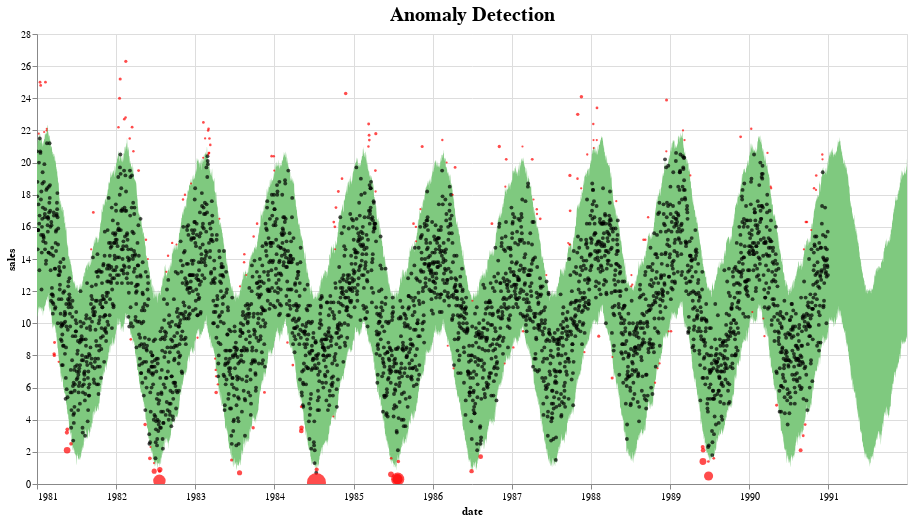

Notebook code for this chart:
### Code cell
def plot_anomalies(forecasted):
    #alt.data_transformers.disable_max_rows()
    interval = alt.Chart(forecasted).mark_area(interpolate="basis", color = '#40E0D0').encode(
    x=alt.X('ds:T',  title ='date'),
    y='yhat_upper',
    y2='yhat_lower',
    tooltip=['ds', 'fact', 'yhat_lower', 'yhat_upper']
    ).interactive().properties(
        title='Anomaly Detection'
    )

    fact = alt.Chart(forecasted[forecasted.anomaly==0]).mark_circle(size=15, opacity=0.7, color = 'Black').encode(
        x='ds:T',
        y=alt.Y('fact', title='sales'),    
        tooltip=['ds', 'fact', 'yhat_lower', 'yhat_upper']
    ).interactive()

    anomalies = alt.Chart(forecasted[forecasted.anomaly!=0]).mark_circle(size=30, color = 'Red').encode(
        x='ds:T',
        y=alt.Y('fact', title='sales'),    
        tooltip=['ds', 'fact', 'yhat_lower', 'yhat_upper'],
        size = alt.Size( 'importance', legend=None)
    ).interactive()

    return alt.layer(interval, fact, anomalies)\
              .properties(width=870, height=450)\
              .configure_title(fontSize=20)
              
plot_anomalies(pred)

### Figure 1 — Vega-Lite specification as saved in the notebook (floating-point values rounded to 4 significant figures; data arrays with more than 128 entries replaced by an {"elided": "..."} marker saying what was removed)
{"$schema": "https://vega.github.io/schema/vega-lite/v3.4.0.json", "config": {"mark": {"tooltip": null}, "title": {"fontSize": 20}, "view": {"height": 300, "width": 400}}, "datasets": {"data-58c6fd2669add9129a206b1c1f22ff75": {"elided": "3820 records"}, "data-93cec60fb6ad0897056cc089b1138197": {"elided": "195 records"}, "data-b019bfdf9b70bc961ae291dcbd98ddf4": {"elided": "4015 records"}}, "height": 450, "layer": [{"data": {"name": "data-b019bfdf9b70bc961ae291dcbd98ddf4"}, "encoding": {"tooltip": [{"field": "ds", "type": "temporal"}, {"field": "fact", "type": "quantitative"}, {"field": "yhat_lower", "type": "quantitative"}, {"field": "yhat_upper", "type": "quantitative"}], "x": {"field": "ds", "title": "date", "type": "temporal"}, "y": {"field": "yhat_upper", "type": "quantitative"}, "y2": {"field": "yhat_lower"}}, "mark": {"color": "#7FC97F", "interpolate": "basis", "type": "area"}, "selection": {"selector001": {"bind": "scales", "encodings": ["x", "y"], "type": "interval"}}, "title": "Anomaly Detection"}, {"data": {"name": "data-58c6fd2669add9129a206b1c1f22ff75"}, "encoding": {"tooltip": [{"field": "ds", "type": "temporal"}, {"field": "fact", "type": "quantitative"}, {"field": "yhat_lower", "type": "quantitative"}, {"field": "yhat_upper", "type": "quantitative"}], "x": {"field": "ds", "type": "temporal"}, "y": {"field": "fact", "title": "sales", "type": "quantitative"}}, "mark": {"color": "Black", "opacity": 0.7, "size": 15, "type": "circle"}, "selection": {"selector002": {"bind": "scales", "encodings": ["x", "y"], "type": "interval"}}}, {"data": {"name": "data-93cec60fb6ad0897056cc089b1138197"}, "encoding": {"size": {"field": "importance", "legend": null, "type": "quantitative"}, "tooltip": [{"field": "ds", "type": "temporal"}, {"field": "fact", "type": "quantitative"}, {"field": "yhat_lower", "type": "quantitative"}, {"field": "yhat_upper", "type": "quantitative"}], "x": {"field": "ds", "type": "temporal"}, "y": {"field": "fact", "title": "sales", "type": "quantitative"}}, "mark": {"color": "Red", "size": 30, "type": "circle"}, "selection": {"selector003": {"bind": "scales", "encodings": ["x", "y"], "type": "interval"}}}], "width": 870}
